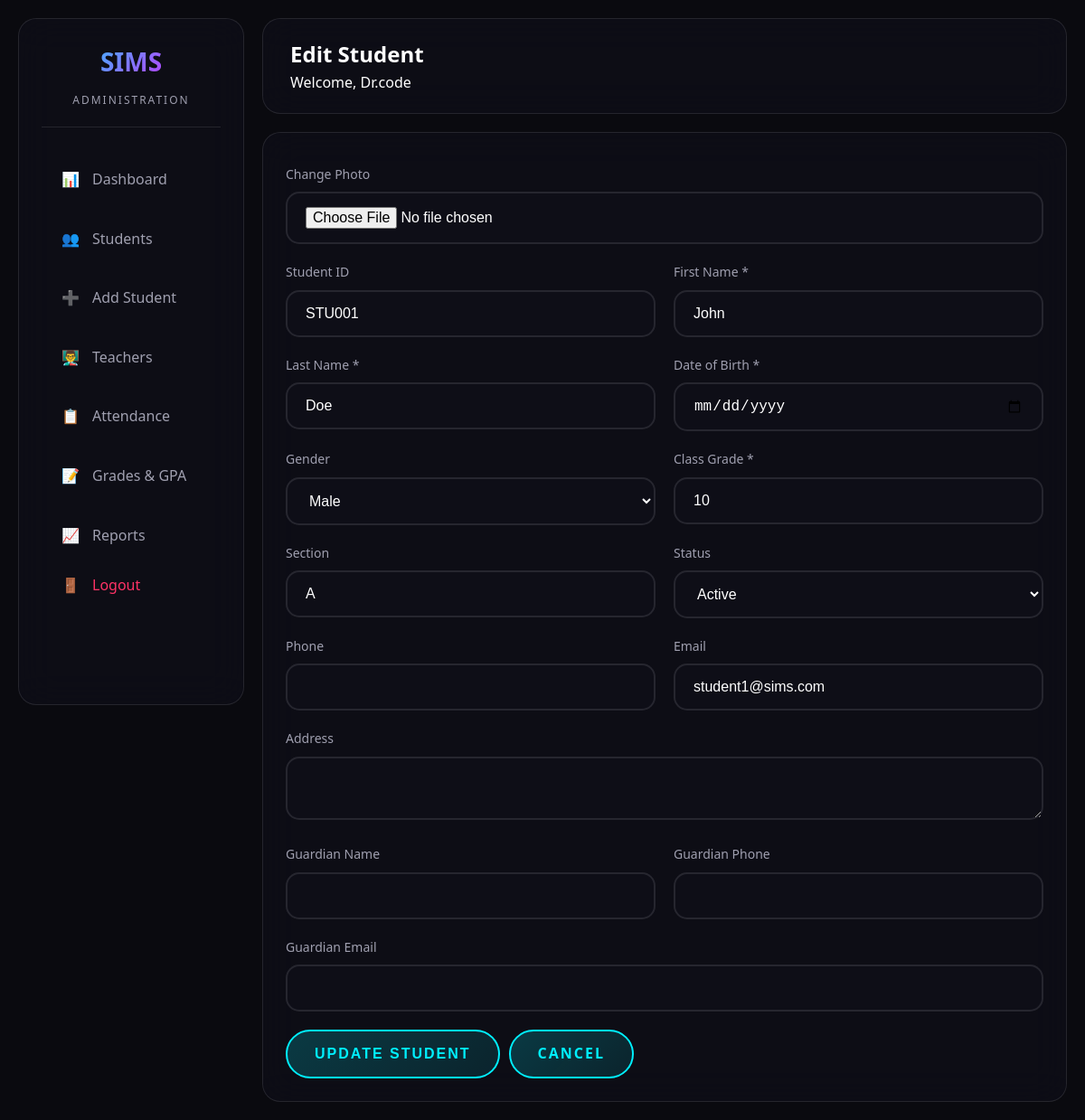
Page /admin/edit_student.php?id=1 (signed in) on the committed database.
### tables this page shows
CREATE TABLE students (
    id INT AUTO_INCREMENT PRIMARY KEY,
    user_id INT UNIQUE COMMENT 'Links to users.id for student portal login',
    student_id VARCHAR(20) UNIQUE NOT NULL COMMENT 'Also used as portal username (users.username)',
    first_name VARCHAR(50) NOT NULL,
    last_name VARCHAR(50) NOT NULL,
    date_of_birth DATE,
    gender ENUM('male', 'female', 'other') DEFAULT 'other',
    address TEXT,
    phone VARCHAR(20),
    email VARCHAR(100),
    enrollment_date DATE NOT NULL,
    class_grade VARCHAR(10),
    section VARCHAR(10),
    guardian_name VARCHAR(100),
    guardian_phone VARCHAR(20),
    guardian_email VARCHAR(100),
    profile_image VARCHAR(255) DEFAULT NULL,
    status ENUM('active', 'inactive', 'graduated', 'suspended') DEFAULT 'active',
    created_at TIMESTAMP DEFAULT CURRENT_TIMESTAMP,
    updated_at TIMESTAMP DEFAULT CURRENT_TIMESTAMP ON UPDATE CURRENT_TIMESTAMP,
    FOREIGN KEY (user_id) REFERENCES users(id) ON DELETE SET NULL,
    INDEX idx_student_id (student_id),
    INDEX idx_class_grade (class_grade),
    INDEX idx_status (status)
);

### admin/edit_student.php (the view, shortened to what this page needs)
<?php
$pdo = db();
$id = (int) ($_GET['id'] ?? $_POST['id'] ?? 0);
$stmt = $pdo->prepare('SELECT * FROM students WHERE id = ?');
$stmt->execute([$id]);
$student = $stmt->fetch(PDO::FETCH_ASSOC);
require_once __DIR__ . '/../includes/header.php';
?>
<div class="glass-panel">
    <form method="POST" enctype="multipart/form-data">
        <div class="form-group" style="margin-bottom:20px;">
            <label style="display:block;margin-top:10px;">Change Photo</label>
            <input type="file" name="profile_image" accept="image/*" class="neon-input">
        </div>
        <div class="form-grid">
            <div class="form-group">
                <label>Student ID</label>
                <input type="text" class="neon-input" value="<?php echo htmlspecialchars($student['student_id']); ?>" disabled>
            </div>
            <div class="form-group">
                <label>First Name *</label>
                <input type="text" name="first_name" class="neon-input" required value="<?php echo htmlspecialchars($student['first_name']); ?>">
            </div>
            <div class="form-group">
                <label>Last Name *</label>
                <input type="text" name="last_name" class="neon-input" required value="<?php echo htmlspecialchars($student['last_name']); ?>">
            </div>
            <div class="form-group">
                <label>Date of Birth *</label>
                <input type="date" name="date_of_birth" class="neon-input" required value="<?php echo htmlspecialchars($student['date_of_birth']); ?>">
            </div>
            <div class="form-group">
                <label>Gender</label>
                <select name="gender" class="neon-input">
                    <?php foreach (['male', 'female', 'other'] as $g): ?>
                        <option value="<?php echo $g; ?>" <?php echo $student['gender'] === $g ? 'selected' : ''; ?>><?php echo ucfirst($g); ?></option>
                    <?php endforeach; ?>
                </select>
            </div>
            <div class="form-group">
                <label>Class Grade *</label>
                <input type="text" name="class_grade" class="neon-input" required value="<?php echo htmlspecialchars($student['class_grade']); ?>">
            </div>
            <div class="form-group">
                <label>Section</label>
                <input type="text" name="section" class="neon-input" value="<?php echo htmlspecialchars($student['section'] ?? ''); ?>">
            </div>
            <div class="form-group">
                <label>Status</label>
                <select name="status" class="neon-input">
                    <?php foreach (['active', 'inactive', 'graduated', 'suspended'] as $st): ?>
                        <option value="<?php echo $st; ?>" <?php echo $student['status'] === $st ? 'selected' : ''; ?>><?php echo ucfirst($st); ?></option>
                    <?php endforeach; ?>
                </select>
            </div>
            <div class="form-group">
                <label>Phone</label>
                <input type="tel" name="phone" class="neon-input" value="<?php echo htmlspecialchars($student['phone'] ?? ''); ?>">
            </div>
            <div class="form-group">
                <label>Email</label>
                <input type="email" name="email" class="neon-input" value="<?php echo htmlspecialchars($student['email'] ?? ''); ?>">
            </div>
            <div class="form-group form-full">
                <label>Address</label>
                <textarea name="address" class="neon-input" rows="2"><?php echo htmlspecialchars($student['address'] ?? ''); ?></textarea>
            </div>
            <div class="form-group">
                <label>Guardian Name</label>
                <input type="text" name="guardian_name" class="neon-input" value="<?php echo htmlspecialchars($student['guardian_name'] ?? ''); ?>">
            </div>
            <div class="form-group">
                <label>Guardian Phone</label>
                <input type="tel" name="guardian_phone" class="neon-input" value="<?php echo htmlspecialchars($student['guardian_phone'] ?? ''); ?>">
            </div>
            <div class="form-group form-full">
                <label>Guardian Email</label>
                <input type="email" name="guardian_email" class="neon-input" value="<?php echo htmlspecialchars($student['guardian_email'] ?? ''); ?>">
            </div>
        </div>
        <div style="margin-top:20px;display:flex;gap:10px;">
            <button type="submit" class="neon-btn">Update Student</button>
            <a href="students.php" class="neon-btn" style="text-decoration:none;">Cancel</a>
        </div>
    </form>
</div>
<?php require_once __DIR__ . '/../includes/footer.php'; ?>

### assets/css/futuristic.css (style rules this page uses)
:root { --primary-neon: #00f0ff; --secondary-neon: #ff00ff; --accent-neon: #00ff88; --warning-neon: #ffaa00; --danger-neon: #ff3366; --bg-dark: #0a0a0f; --bg-darker: #050508; --bg-card: rgba(15, 15, 25, 0.7); --bg-card-hover: rgba(20, 20, 35, 0.8); --text-primary: #ffffff; --text-secondary: #a0a0b0; --text-muted: #606070; --glass-border: rgba(255, 255, 255, 0.1); --glass-shadow: 0 8px 32px rgba(0, 0, 0, 0.4); --neon-glow: 0 0 20px rgba(0, 240, 255, 0.5); --neon-glow-strong: 0 0 40px rgba(0, 240, 255, 0.8); --transition-fast: 0.2s ease; --transition-normal: 0.3s ease; --transition-slow: 0.5s ease; }
* { margin: 0; padding: 0; box-sizing: border-box; }
body { font-family: 'Segoe UI', Tahoma, Geneva, Verdana, sans-serif; background: var(--bg-dark); color: var(--text-primary); line-height: 1.6; overflow-x: hidden; min-height: 100vh; }
.neon-btn { background: linear-gradient(135deg, rgba(0, 240, 255, 0.2), rgba(0, 240, 255, 0.1)); border: 2px solid var(--primary-neon); color: var(--primary-neon); padding: 12px 30px; border-radius: 50px; font-weight: 600; text-transform: uppercase; letter-spacing: 2px; cursor: pointer; transition: all var(--transition-normal); position: relative; overflow: hidden; }
.neon-btn::before { content: ''; position: absolute; top: 0; left: -100%; width: 100%; height: 100%; background: linear-gradient(90deg, transparent, rgba(0, 240, 255, 0.4), transparent); transition: left var(--transition-slow); }
.neon-input { background: rgba(15, 15, 25, 0.8); border: 2px solid var(--glass-border); border-radius: 15px; padding: 15px 20px; color: var(--text-primary); font-size: 16px; transition: all var(--transition-normal); width: 100%; }
.neon-input::placeholder { color: var(--text-muted); }
html, body { -webkit-text-size-adjust: 100%; -ms-text-size-adjust: 100%; touch-action: manipulation; padding: env(safe-area-inset-top) env(safe-area-inset-right) env(safe-area-inset-bottom) env(safe-area-inset-left); }
button, .neon-btn, .nav-item { -webkit-tap-highlight-color: transparent; }
input, button, .neon-input { font-size: 16px; min-height: 44px; }

### assets/css/admin.css (style rules this page uses)
.glass-panel { background: var(--bg-card); backdrop-filter: blur(20px); border: 1px solid var(--glass-border); border-radius: 20px; padding: 25px; }
.form-grid { display: grid; grid-template-columns: repeat(2, 1fr); gap: 20px; }
.form-grid .form-full { grid-column: span 2; }
.form-group label { display: block; margin-bottom: 8px; color: var(--text-secondary); font-size: 14px; }

### rows in the picture
students: student "STU001", first_name "John", last_name "Doe", gender "Male", class_grade "10", section "A", status "Active", email "student1@sims.com"

### other values in the picture
$page_title "Edit Student"
$_SESSION['full_name'] "Dr.code"
